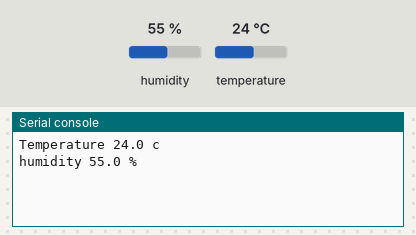
The program below on a simulated Raspberry Pi Pico running MicroPython. Shown: the last lines printed to the serial console. Wiring (from the project's diagram.json): DHT22 sensor on GP16. Inputs (shaded band) come from the test bench; at power-on: humidity 55 %, temperature 24 °C.

Above: at 1.2 s.
1.3 s: humidity set to 22 %
At 3.5 s:
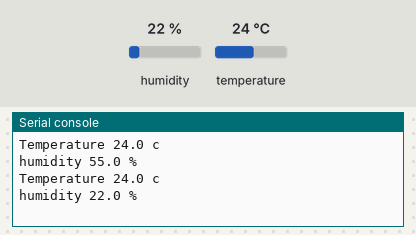
4.0 s: temperature set to 12 °C
At 4.7 s:
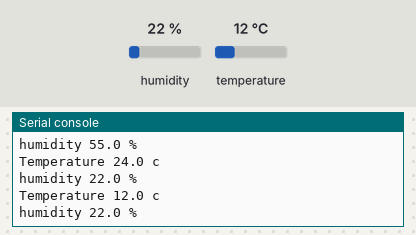
6.7 s: humidity set to 40 %
At 9.4 s:
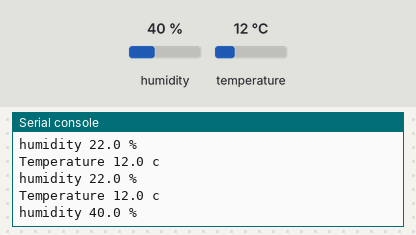
Timing chart, 0 to 10.9 s (numbered marks = the images above; inputs shaded):
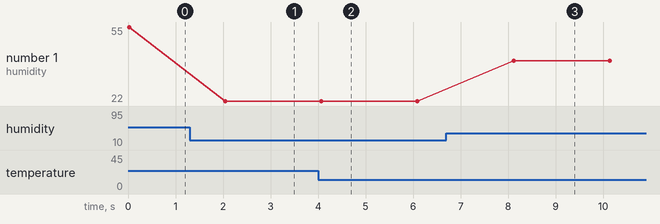

Measured:
- after the input at 1.3 s, the serial console: prints a new line after 0.75 s (image 1)
- after the input at 4.0 s, the serial console: prints a new line after 0.07 s (image 2)
- after the input at 6.7 s, the serial console: prints a new line after 1.4 s (image 3)
- plotted number 1: 55 → 22 after the input at 1.3 s, 22 → 40 after the input at 6.7 s

The program:

main.py
```python
from machine import Pin
import utime
import dht
dht_sensor=dht.DHT22(Pin(16))

while True:
    dht_sensor.measure()
    temp=dht_sensor.temperature()
    humd=dht_sensor.humidity()
    print("Temperature",temp,"c")
    print("humidity",humd,"%")
    utime.sleep(2)
```
